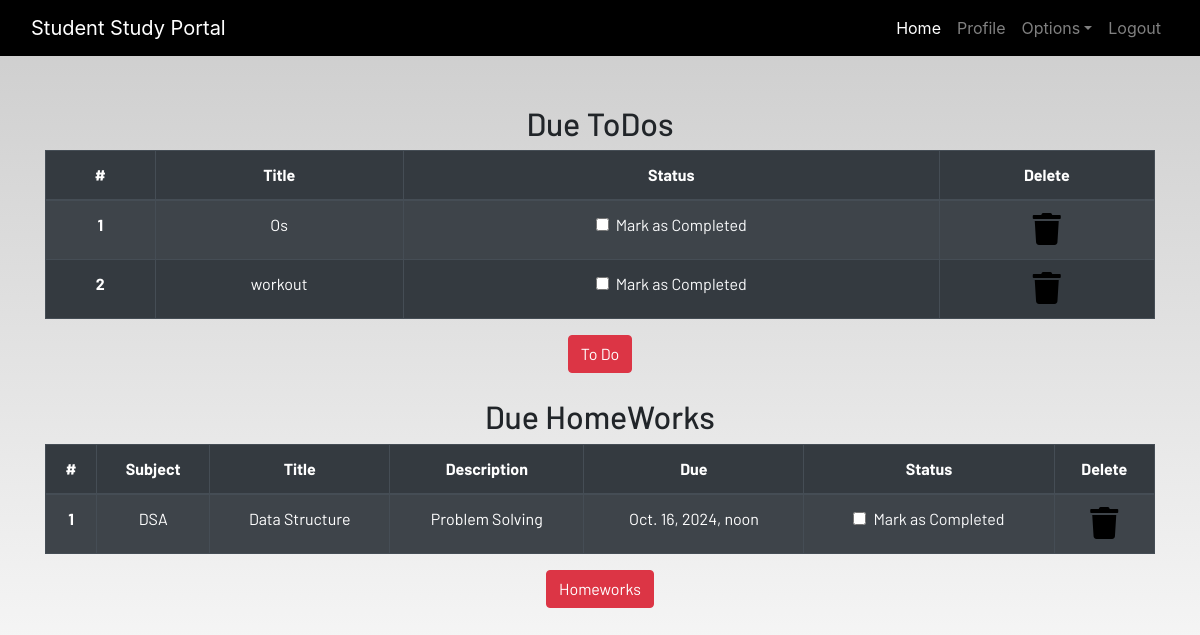
/profile/ (signed in), run on the app's committed database.
### dashboard/models.py (models this page shows, shortened)
class Todo(models.Model):
    user = models.ForeignKey(User, on_delete=models.CASCADE)
    title = models.CharField(max_length=100)
    is_finished = models.BooleanField(default=False)

class Homework(models.Model):
    user = models.ForeignKey(User, on_delete=models.CASCADE)
    subject = models.CharField(max_length=50)
    title = models.CharField(max_length=100)
    description = models.TextField()
    due = models.DateTimeField()
    is_finished = models.BooleanField(default=False)

### dashboard/views.py (the view)
# urls.py: path('profile/', dash_views.profile, name='profile')
def profile(request):
    homeworks = Homework.objects.filter(is_finished=False, user=request.user)
    todos = Todo.objects.filter(is_finished=False, user=request.user)
    if len(homeworks) == 0:
        homework_done = True
    else:
        homework_done = False
    if len(todos) == 0:
        todos_done = True
    else:
        todos_done = False
    context = {
        'homeworks' : homeworks,
        'todos' : todos,
        'homework_done' : homework_done,
        'todos_done' : todos_done
    }
    return render(request, "dashboard/profile.html", context)

### dashboard/templates/dashboard/profile.html
{% extends "dashboard/base.html" %}
{% load static %}
{% block content %}
<section class="text-center">
    <div class="container">
        {% if not todos_done %}
        <h2>Due ToDos</h2>
        <table class="table table-striped table-bordered table-hover table-dark">
            <thead>
                <tr>
                    <th scope="col">#</th>
                    <th scope="col">Title</th>
                    <th scope="col">Status</th>
                    <th scope="col">Delete</th>
                </tr>
            </thead>
            <tbody>
                {% for todo in todos %}
                <tr>
                    <th scope="row">{{forloop.counter}}</th>
                    <td>{{todo.title}}</td>
                    <td>
                        <a href="{% url 'update-todo' todo.id %}">
                            <div class="form-check">
                                {% if todo.is_finished == True %}
                                <input class="form-check-input" type="checkbox" value="" id="todo-{{forloop.counter}}">
                                {% else %}
                                <input class="form-check-input" type="checkbox" value="" id="todo-{{forloop.counter}}">
                                {% endif %}
                                <label class="form-check-label text-light" for="todo-{{forloop.counter}}">
                                    Mark as Completed
                                </label>
                            </div>
                        </a>
                    </td>
                    <td><a href="{% url 'delete-todo' todo.id %}"><i class="fa fa-trash fa-2x"></i></a></td>
                </tr>
                {% endfor %}
            </tbody>
        </table>
        {% else %}
        <h3>All To dos are Completed!!!</h3>
        {% endif %}
        <a href="{% url 'todo' %}" class="btn btn-danger">To Do</a>
        <br><br>
        {% if not homework_done %}
        <h2>Due HomeWorks</h2>
        <table class="table table-striped table-bordered table-hover table-dark">
            <thead>
                <tr>
                    <th scope="col">#</th>
                    <th scope="col">Subject</th>
                    <th scope="col">Title</th>
                    <th scope="col">Description</th>
                    <th scope="col">Due</th>
                    <th scope="col">Status</th>
                    <th scope="col">Delete</th>
                </tr>
            </thead>
            <tbody>
                {% for homework in homeworks %}
                <tr>
                    <th scope="row">{{forloop.counter}}</th>
                    <td>{{homework.subject}}</td>
                    <td>{{homework.title}}</td>
                    <td>{{homework.description}}</td>
                    <td>{{homework.due}}</td>
                    <td>
                        <a href="{% url 'update-homework' homework.id %}">
                            <div class="form-check">
                                {% if homework.is_finished == True %}
                                <input class="form-check-input" type="checkbox" value="" id="homework-{{forloop.counter}}">
                                {% else %}
                                <input class="form-check-input" type="checkbox" value="" id="homework-{{forloop.counter}}">
                                {% endif %}
                                <label class="form-check-label text-light" for="homework-{{forloop.counter}}">
                                    Mark as Completed
                                </label>
                            </div>
                        </a>
                    </td>
                    <td><a href="{% url 'delete-homework' homework.id %}"><i class="fa fa-trash fa-2x"></i></a></td>
                </tr>
                {% endfor %}
            </tbody>
        </table>
        {% else %}
        <h3>All homeworks are completed!!!</h3>
        {% endif %}
        <a href="{% url 'homework' %}" class="btn btn-danger">Homeworks</a>
    </div>
</section>
{% endblock content %}

### static/css/main.css (style rules this page uses)
html { scroll-behavior: smooth; height: 100%; width: 100%; }
a { text-decoration: none !important; color: black; }
html, body { max-width: 100%; overflow-x: hidden; height: 100%; width: 100%; }
body { background: linear-gradient(rgba(0, 0, 0, 0.2), rgba(255, 255, 255, 0.5)); overflow-x: hidden; background-repeat: no-repeat; }
.fa { color: black; }

### data on the page
Todo: title "Os"
Todo: title "workout"
Homework: subject "DSA", title "Data Structure", description "Problem Solving", due "Oct. 16, 2024, noon"
